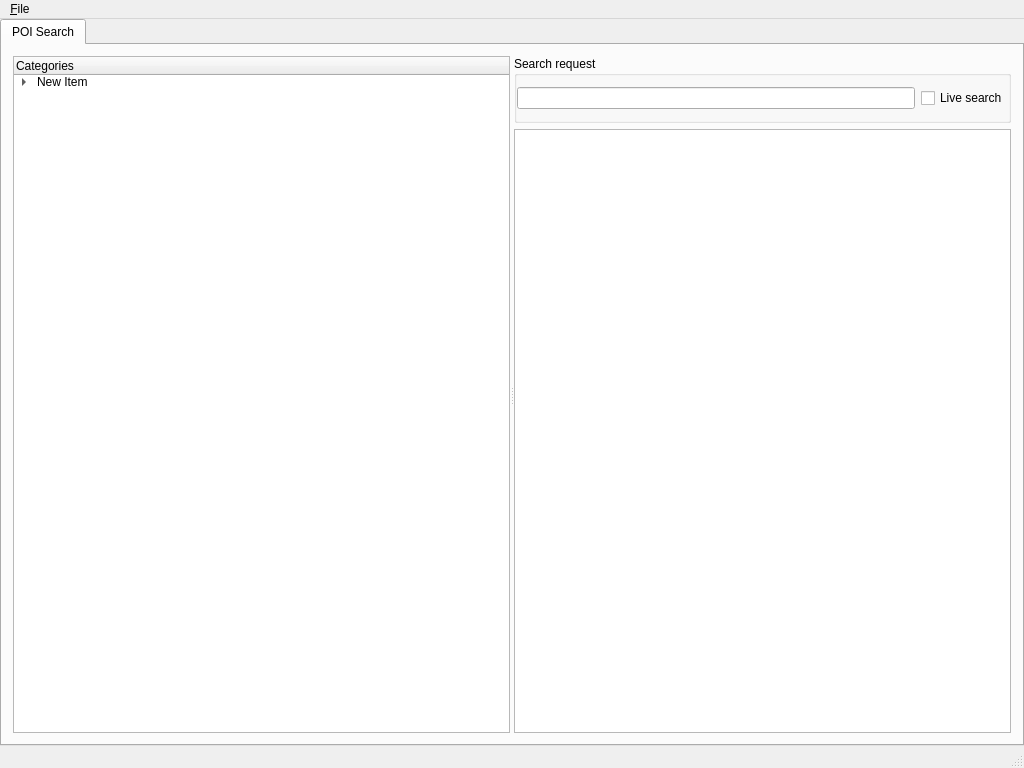
<?xml version="1.0" encoding="UTF-8"?>
<ui version="4.0">
 <class>MainWindow</class>
 <widget class="QMainWindow" name="MainWindow">
  <property name="geometry">
   <rect>
    <x>0</x>
    <y>0</y>
    <width>1024</width>
    <height>768</height>
   </rect>
  </property>
  <property name="windowTitle">
   <string>OBF Viewer</string>
  </property>
  <widget class="QWidget" name="centralWidget">
   <layout class="QVBoxLayout">
    <property name="spacing">
     <number>0</number>
    </property>
    <property name="leftMargin">
     <number>0</number>
    </property>
    <property name="topMargin">
     <number>0</number>
    </property>
    <property name="rightMargin">
     <number>0</number>
    </property>
    <property name="bottomMargin">
     <number>0</number>
    </property>
    <item>
     <widget class="QTabWidget" name="tabs">
      <property name="currentIndex">
       <number>0</number>
      </property>
      <widget class="QWidget" name="poiSearch">
       <attribute name="title">
        <string>POI Search</string>
       </attribute>
       <layout class="QVBoxLayout" name="verticalLayout">
        <item>
         <widget class="QSplitter" name="splitter">
          <property name="frameShadow">
           <enum>QFrame::Plain</enum>
          </property>
          <property name="orientation">
           <enum>Qt::Horizontal</enum>
          </property>
          <widget class="QTreeWidget" name="poiSearchCategories">
           <property name="styleSheet">
            <string notr="true"/>
           </property>
           <column>
            <property name="text">
             <string notr="true">Categories</string>
            </property>
           </column>
           <item>
            <property name="text">
             <string>New Item</string>
            </property>
            <item>
             <property name="text">
              <string>New Subitem</string>
             </property>
            </item>
            <item>
             <property name="text">
              <string>New Item</string>
             </property>
            </item>
            <item>
             <property name="text">
              <string>New Item</string>
             </property>
            </item>
           </item>
          </widget>
          <widget class="QWidget" name="widget" native="true">
           <layout class="QVBoxLayout" name="verticalLayout_2">
            <property name="leftMargin">
             <number>0</number>
            </property>
            <property name="topMargin">
             <number>0</number>
            </property>
            <property name="rightMargin">
             <number>0</number>
            </property>
            <property name="bottomMargin">
             <number>0</number>
            </property>
            <item>
             <widget class="QGroupBox" name="groupBox">
              <property name="title">
               <string>Search request</string>
              </property>
              <layout class="QHBoxLayout" name="horizontalLayout_2">
               <property name="leftMargin">
                <number>0</number>
               </property>
               <property name="rightMargin">
                <number>0</number>
               </property>
               <item>
                <layout class="QHBoxLayout" name="horizontalLayout">
                 <item>
                  <widget class="QLineEdit" name="poiSearchQuery"/>
                 </item>
                 <item>
                  <widget class="QCheckBox" name="isPoiSearchLive">
                   <property name="text">
                    <string>Live search</string>
                   </property>
                  </widget>
                 </item>
                </layout>
               </item>
              </layout>
             </widget>
            </item>
            <item>
             <widget class="QListWidget" name="poiSearchResults"/>
            </item>
           </layout>
          </widget>
         </widget>
        </item>
       </layout>
      </widget>
     </widget>
    </item>
   </layout>
  </widget>
  <widget class="QMenuBar" name="menuBar">
   <property name="geometry">
    <rect>
     <x>0</x>
     <y>0</y>
     <width>1024</width>
     <height>21</height>
    </rect>
   </property>
   <widget class="QMenu" name="menu_File">
    <property name="title">
     <string>&amp;File</string>
    </property>
    <addaction name="actionOpen"/>
    <addaction name="actionClose"/>
    <addaction name="separator"/>
    <addaction name="actionExit"/>
   </widget>
   <addaction name="menu_File"/>
  </widget>
  <widget class="QStatusBar" name="statusBar"/>
  <action name="actionOpen">
   <property name="text">
    <string>Open...</string>
   </property>
  </action>
  <action name="actionClose">
   <property name="text">
    <string>Close</string>
   </property>
  </action>
  <action name="actionExit">
   <property name="text">
    <string>Exit</string>
   </property>
  </action>
 </widget>
 <layoutdefault spacing="6" margin="11"/>
 <resources/>
 <connections/>
</ui>
